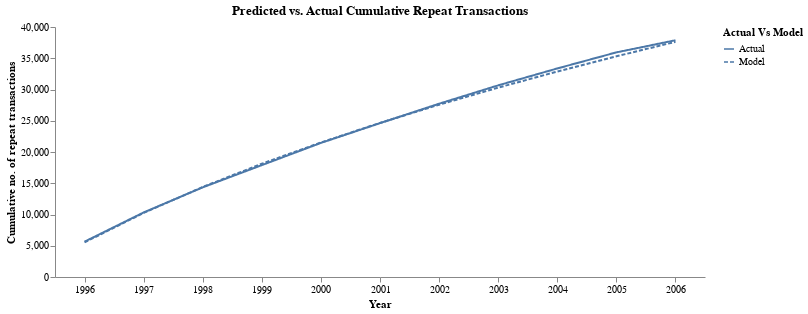

Notebook code cell kept with this figure:
### Code cell
(
    alt.Chart(cum_repeat).mark_line().encode(
        x=alt.X('Year', axis=alt.Axis(labelAngle=0)),
        y=alt.Y('Repeat Trans', title='Cumulative no. of repeat transactions'),
        strokeDash='Actual Vs Model'
    ).properties(
            width=650,
            height=250,
            title='Predicted vs. Actual Cumulative Repeat Transactions'
    ).configure_view(stroke=None).configure_axisY(grid=False).configure_axisX(grid=False)  
)

### Figure 1 — Vega-Lite specification as saved in the notebook (floating-point values rounded to 4 significant figures)
{"$schema": "https://vega.github.io/schema/vega-lite/v5.20.1.json", "config": {"axisX": {"grid": false}, "axisY": {"grid": false}, "view": {"continuousHeight": 300, "continuousWidth": 300, "stroke": null}}, "data": {"name": "data-13a2558f97ce01ec31b74c0ff38ea252"}, "datasets": {"data-13a2558f97ce01ec31b74c0ff38ea252": [{"Actual Vs Model": "Actual", "Repeat Trans": 5652, "Year": "1996"}, {"Actual Vs Model": "Actual", "Repeat Trans": 10326, "Year": "1997"}, {"Actual Vs Model": "Actual", "Repeat Trans": 14345, "Year": "1998"}, {"Actual Vs Model": "Actual", "Repeat Trans": 17897, "Year": "1999"}, {"Actual Vs Model": "Actual", "Repeat Trans": 21452, "Year": "2000"}, {"Actual Vs Model": "Actual", "Repeat Trans": 24615, "Year": "2001"}, {"Actual Vs Model": "Actual", "Repeat Trans": 27725, "Year": "2002"}, {"Actual Vs Model": "Actual", "Repeat Trans": 30663, "Year": "2003"}, {"Actual Vs Model": "Actual", "Repeat Trans": 33366, "Year": "2004"}, {"Actual Vs Model": "Actual", "Repeat Trans": 35939, "Year": "2005"}, {"Actual Vs Model": "Actual", "Repeat Trans": 37875, "Year": "2006"}, {"Actual Vs Model": "Model", "Repeat Trans": 5536.0, "Year": "1996"}, {"Actual Vs Model": "Model", "Repeat Trans": 10250.0, "Year": "1997"}, {"Actual Vs Model": "Model", "Repeat Trans": 14400.0, "Year": "1998"}, {"Actual Vs Model": "Model", "Repeat Trans": 18130.0, "Year": "1999"}, {"Actual Vs Model": "Model", "Repeat Trans": 21520.0, "Year": "2000"}, {"Actual Vs Model": "Model", "Repeat Trans": 24650.0, "Year": "2001"}, {"Actual Vs Model": "Model", "Repeat Trans": 27570.0, "Year": "2002"}, {"Actual Vs Model": "Model", "Repeat Trans": 30300.0, "Year": "2003"}, {"Actual Vs Model": "Model", "Repeat Trans": 32870.0, "Year": "2004"}, {"Actual Vs Model": "Model", "Repeat Trans": 35310.0, "Year": "2005"}, {"Actual Vs Model": "Model", "Repeat Trans": 37630.0, "Year": "2006"}]}, "encoding": {"strokeDash": {"field": "Actual Vs Model", "type": "nominal"}, "x": {"axis": {"labelAngle": 0}, "field": "Year", "type": "nominal"}, "y": {"field": "Repeat Trans", "title": "Cumulative no. of repeat transactions", "type": "quantitative"}}, "height": 250, "mark": {"type": "line"}, "title": "Predicted vs. Actual Cumulative Repeat Transactions", "width": 650}
